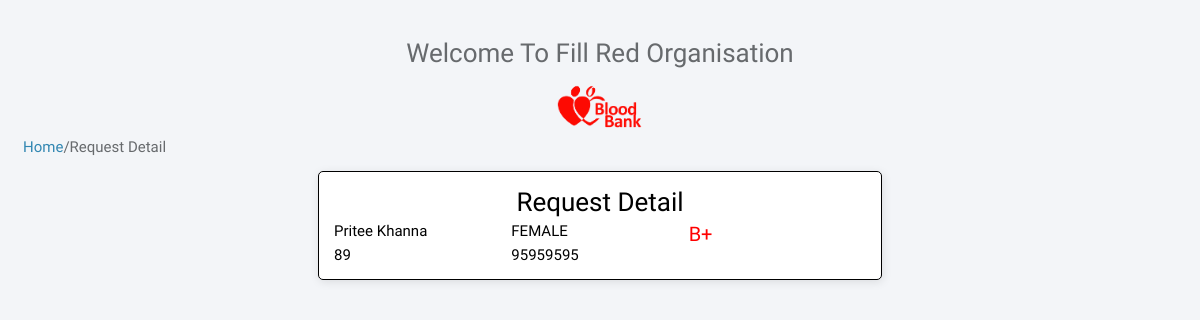
/requestInfo.php?pass=plkj, run on the app's committed database.
### tables this page shows
CREATE TABLE `request` (
  `rid` varchar(10) NOT NULL,
  `pId` varchar(10) DEFAULT NULL,
  `date` date NOT NULL,
  `units` int(2) NOT NULL,
  `unitsRecieved` int(2) NOT NULL DEFAULT '0'
);

CREATE TABLE `patient` (
  `pid` varchar(10) NOT NULL,
  `pFName` varchar(20) NOT NULL,
  `pLName` varchar(20) NOT NULL,
  `pSex` varchar(6) NOT NULL,
  `pAge` int(3) NOT NULL,
  `pAdress` varchar(100) DEFAULT NULL,
  `pPhoneNo` int(10) DEFAULT NULL,
  `pBloodGroup` varchar(3) DEFAULT NULL,
  `p_pincode` int(6) NOT NULL,
  `p_city` varchar(20) DEFAULT NULL
);

### requestInfo.php (the view, shortened to what this page needs)
<!doctype html>
<html lang="en">
<head>
	<link rel="stylesheet" href="./css/index.css">
	<link rel="stylesheet" href="./css/extra.css">
	<link rel="stylesheet" href="https://use.fontawesome.com/releases/v5.5.0/css/all.css">
</head>
<body>
	<div class="container">
		<div class="row text-center">
			<h1 class="heading">Welcome To Fill Red Organisation</h1>
		</div>
		<div class="row text-center">
			<center><img class="head-img" src="blood-bank.png"></center>
		</div>
		<div class="row">
			<span class=""><a href="./index.php">Home</a>/Request Detail</span>
		</div>
		<div class="row card black-text border">
			<div class="black-text padding">
				<h2 class="heading">Request Detail</h2>
				<?php
					include "./DB/DbConnection.php";
						if ($_SERVER['REQUEST_METHOD'] == 'GET') {
							$query='SELECT * FROM patient,request WHERE request.rid="'.$_GET['pass'].'" AND request.pid=patient.pid';
							$result = mysqli_query($connection,$query);
							if(mysqli_num_rows($result)>0){
							while ($row = mysqli_fetch_array($result)) {
								echo '<div class="align-row row-3">
								<div class="float-left col">'.$row['pFName'].' '.$row['pLName'].'</div>';
								echo '<div class="float-center col">'.$row['pSex'].'</div>';
								echo '<div class="float-right col"><span class="red-text">'.$row['pBloodGroup'].' </span></div>';
								echo '<div class="float-center col">'.$row['units'].'</div>';
								echo '<div class="float-center col">'.$row['pPhoneNo'].'</div>';
								echo'</div>';
								}
							}
							else{
								echo"No Donors Available at the mmoment.";
								}
							}
					?>
			</div>
		</div>
	</div>
</body>
<html>

### css/index.css (style rules this page uses)
html { position: relative; min-height: 100%; margin: 0; }
a { text-decoration: none; color: #3287B2; }
body { padding: 15px; background-color: #F3F5F8; font-family: "Source Sans Pro", sans-serif; font-size: 15px; color: #676a6d; }
.container { margin: 0; padding: 15px; }
.row { display: grid; margin-right: -15px; margin-left: -15px; }
.heading { text-align: center; margin-top: 0; margin-bottom: 5px; font-size: 26px; font-weight: 300; }
.card { -moz-box-shadow: 1px 2px 10px 0 rgba(0, 0, 0, 0.1); -webkit-box-shadow: 1px 2px 10px 0 rgba(0, 0, 0, 0.1); box-shadow: 1px 2px 10px 0 rgba(0, 0, 0, 0.1); -webkit-border-radius: 5px; -moz-border-radius: 5px; border-radius: 5px; width: 50%; margin: 0 auto; margin-top: 15px; background-color: #fff; }
.text-center { text-align: center; }
.head-img { width: 10%; margin-top: 0 auto; text-align: center; }
.border { border: 1px solid black; }
.col { grid-column: 1fr; margin: 0px 4px 0px 0 ; }
.align-row { display: flex; flex-direction: row; }
.padding { padding: 15px; }
.float-left { float: left; }
.float-right { float: right; }
.row-3 { display: grid; grid-template-columns: 33.33% 33.33% 33.33%; }
.red-text { color: red; font-size: 20px; }

### css/extra.css (style rules this page uses)
.black-text { color: black; }

### data on the page
request: pId.pFName "Pritee", pId.pLName "Khanna", pId.pSex "FEMALE", pId.pBloodGroup "B+", units "89", pId.pPhoneNo "95959595"
